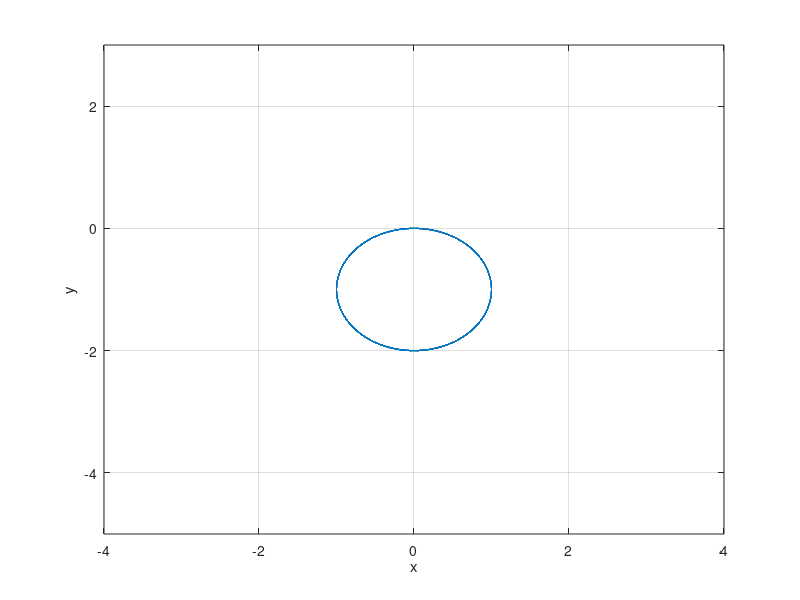

The MATLAB source for this figure:
m=1; %normalized mass
q=1; %normalized charge
B=[0,0,1]; %magnetic field 
E=[0,0,0]; %electric field 
g=[0,0,0]; %gravity (non-electromagnetic forces)
f=@(t,v)[v(4);v(5);v(6);
    q/m*(v(5)*B(3)-v(6)*B(2)+E(1))+g(1);
    q/m*(v(6)*B(1)-v(4)*B(3)+E(2))+g(2);
    q/m*(v(4)*B(2)-v(5)*B(1)+E(3))+g(3)];
opts=odeset('RelTol',1e-13,'AbsTol',1e-15);
[t,va]=ode45(f,[0 100],[0 0 0 1 0 0],opts); %initial conditions 
plot(va(:,1),va(:,2))
xlim([-4 4])
ylim([-5 3])
zlim([0 100])
xlabel('x')
ylabel('y')
zlabel('z')
grid on